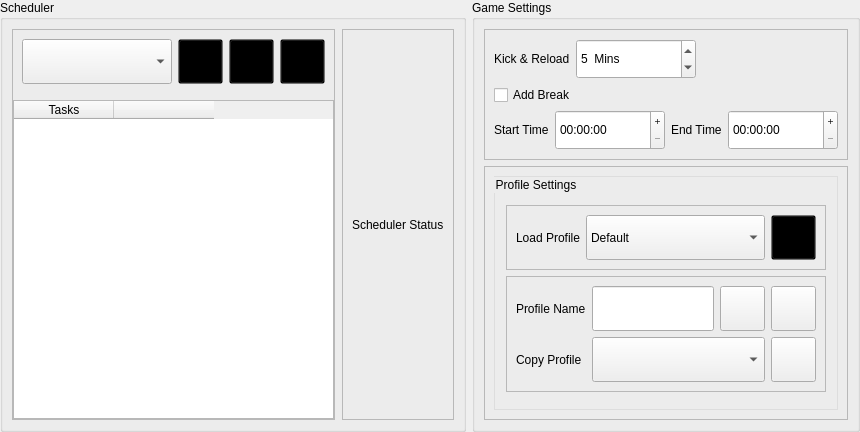
              <widget class="QFrame" name="frame_2">
               <property name="frameShape">
                <enum>QFrame::Shape::NoFrame</enum>
               </property>
               <property name="frameShadow">
                <enum>QFrame::Shadow::Raised</enum>
               </property>
               <layout class="QHBoxLayout" name="horizontalLayout_5" stretch="4,2">
                <property name="leftMargin">
                 <number>0</number>
                </property>
                <property name="topMargin">
                 <number>0</number>
                </property>
                <property name="rightMargin">
                 <number>0</number>
                </property>
                <property name="bottomMargin">
                 <number>0</number>
                </property>
                <item>
                 <widget class="QGroupBox" name="groupBox_3">
                  <property name="title">
                   <string>Scheduler</string>
                  </property>
                  <layout class="QHBoxLayout" name="horizontalLayout_4" stretch="3,3">
                   <property name="spacing">
                    <number>7</number>
                   </property>
                   <item>
                    <widget class="QFrame" name="frame_7">
                     <property name="frameShape">
                      <enum>QFrame::Shape::StyledPanel</enum>
                     </property>
                     <property name="frameShadow">
                      <enum>QFrame::Shadow::Raised</enum>
                     </property>
                     <layout class="QVBoxLayout" name="verticalLayout_8" stretch="1,5">
                      <property name="leftMargin">
                       <number>0</number>
                      </property>
                      <property name="topMargin">
                       <number>0</number>
                      </property>
                      <property name="rightMargin">
                       <number>0</number>
                      </property>
                      <property name="bottomMargin">
                       <number>0</number>
                      </property>
                      <item>
                       <widget class="QFrame" name="frame_9">
                        <property name="frameShape">
                         <enum>QFrame::Shape::NoFrame</enum>
                        </property>
                        <property name="frameShadow">
                         <enum>QFrame::Shadow::Raised</enum>
                        </property>
                        <layout class="QVBoxLayout" name="verticalLayout_9">
                         <property name="leftMargin">
                          <number>0</number>
                         </property>
                         <property name="topMargin">
                          <number>0</number>
                         </property>
                         <property name="rightMargin">
                          <number>0</number>
                         </property>
                         <property name="bottomMargin">
                          <number>0</number>
                         </property>
                         <item>
                          <widget class="QWidget" name="widget" native="true">
                           <layout class="QHBoxLayout" name="horizontalLayout_7">
                            <item>
                             <widget class="QComboBox" name="comboBox">
                              <property name="minimumSize">
                               <size>
                                <width>150</width>
                                <height>45</height>
                               </size>
                              </property>
                              <property name="maximumSize">
                               <size>
                                <width>16777215</width>
                                <height>45</height>
                               </size>
                              </property>
                              <property name="currentText">
                               <string/>
                              </property>
                              <property name="currentIndex">
                               <number>-1</number>
                              </property>
                              <property name="sizeAdjustPolicy">
                               <enum>QComboBox::SizeAdjustPolicy::AdjustToMinimumContentsLengthWithIcon</enum>
                              </property>
                              <property name="placeholderText">
                               <string>Select Preset</string>
                              </property>
                              <item>
                               <property name="text">
                                <string>Main Preset</string>
                               </property>
                              </item>
                              <item>
                               <property name="text">
                                <string>Alt Preset</string>
                               </property>
                              </item>
                             </widget>
                            </item>
                            <item>
                             <widget class="QPushButton" name="preset_save_btn_">
                              <property name="minimumSize">
                               <size>
                                <width>45</width>
                                <height>45</height>
                               </size>
                              </property>
                              <property name="maximumSize">
                               <size>
                                <width>45</width>
                                <height>45</height>
                               </size>
                              </property>
                              <property name="styleSheet">
                               <string notr="true">background:transparent;</string>
                              </property>
                              <property name="text">
                               <string/>
                              </property>
                              <property name="icon">
                               <iconset theme="QIcon::ThemeIcon::DocumentSave"/>
                              </property>
                             </widget>
                            </item>
                            <item>
                             <widget class="QPushButton" name="preset_delete_btn_">
                              <property name="minimumSize">
                               <size>
                                <width>45</width>
                                <height>45</height>
                               </size>
                              </property>
                              <property name="maximumSize">
                               <size>
                                <width>45</width>
                                <height>45</height>
                               </size>
                              </property>
                              <property name="styleSheet">
                               <string notr="true">background:transparent;</string>
                              </property>
                              <property name="text">
                               <string/>
                              </property>
                              <property name="icon">
                               <iconset theme="QIcon::ThemeIcon::EditDelete"/>
                              </property>
                             </widget>
                            </item>
                            <item>
                             <widget class="QPushButton" name="preset_add_btn_">
                              <property name="minimumSize">
                               <size>
                                <width>45</width>
                                <height>45</height>
                               </size>
                              </property>
                              <property name="maximumSize">
                               <size>
                                <width>45</width>
                                <height>45</height>
                               </size>
                              </property>
                              <property name="styleSheet">
                               <string notr="true">background:transparent;</string>
                              </property>
                              <property name="text">
                               <string/>
                              </property>
                              <property name="icon">
                               <iconset theme="QIcon::ThemeIcon::ListAdd"/>
                              </property>
                             </widget>
                            </item>
                           </layout>
                          </widget>
                         </item>
                        </layout>
                       </widget>
                      </item>
                      <item>
                       <widget class="QFrame" name="frame_5">
                        <property name="frameShape">
                         <enum>QFrame::Shape::NoFrame</enum>
                        </property>
                        <property name="frameShadow">
                         <enum>QFrame::Shadow::Raised</enum>
                        </property>
                        <layout class="QHBoxLayout" name="horizontalLayout_2">
                         <property name="leftMargin">
                          <number>0</number>
                         </property>
                         <property name="topMargin">
                          <number>0</number>
                         </property>
                         <property name="rightMargin">
                          <number>0</number>
                         </property>
                         <property name="bottomMargin">
                          <number>0</number>
                         </property>
                         <item>
                          <widget class="QTableWidget" name="scheduler_table_">
                           <property name="sizePolicy">
                            <sizepolicy hsizetype="Expanding" vsizetype="Expanding">
                             <horstretch>0</horstretch>
                             <verstretch>0</verstretch>
                            </sizepolicy>
                           </property>
                           <property name="mouseTracking">
                            <bool>false</bool>
                           </property>
                           <property name="contextMenuPolicy">
                            <enum>Qt::ContextMenuPolicy::DefaultContextMenu</enum>
                           </property>
                           <property name="acceptDrops">
                            <bool>true</bool>
                           </property>
                           <property name="sizeAdjustPolicy">
                            <enum>QAbstractScrollArea::SizeAdjustPolicy::AdjustToContents</enum>
                           </property>
                           <property name="editTriggers">
                            <set>QAbstractItemView::EditTrigger::NoEditTriggers</set>
                           </property>
                           <property name="dragEnabled">
                            <bool>true</bool>
                           </property>
                           <property name="defaultDropAction">
                            <enum>Qt::DropAction::IgnoreAction</enum>
                           </property>
                           <property name="selectionMode">
                            <enum>QAbstractItemView::SelectionMode::SingleSelection</enum>
                           </property>
                           <property name="selectionBehavior">
                            <enum>QAbstractItemView::SelectionBehavior::SelectRows</enum>
                           </property>
                           <property name="showGrid">
                            <bool>true</bool>
                           </property>
                           <property name="gridStyle">
                            <enum>Qt::PenStyle::SolidLine</enum>
                           </property>
                           <attribute name="horizontalHeaderStretchLastSection">
                            <bool>false</bool>
                           </attribute>
                           <column>
                            <property name="text">
                             <string>Tasks</string>
                            </property>
                           </column>
                           <column>
                            <property name="text">
                             <string/>
                            </property>
                           </column>
                          </widget>
                         </item>
                        </layout>
                       </widget>
                      </item>
                     </layout>
                    </widget>
                   </item>
                   <item>
                    <widget class="QFrame" name="frame">
                     <property name="frameShape">
                      <enum>QFrame::Shape::StyledPanel</enum>
                     </property>
                     <property name="frameShadow">
                      <enum>QFrame::Shadow::Raised</enum>
                     </property>
                     <layout class="QVBoxLayout" name="verticalLayout_5">
                      <item alignment="Qt::AlignmentFlag::AlignHCenter">
                       <widget class="QLabel" name="label">
                        <property name="text">
                         <string>Scheduler Status</string>
                        </property>
                       </widget>
                      </item>
                     </layout>
                    </widget>
                   </item>
                  </layout>
                 </widget>
                </item>
                <item>
                 <widget class="QGroupBox" name="groupBox_4">
                  <property name="title">
                   <string>Game Settings</string>
                  </property>
                  <layout class="QVBoxLayout" name="verticalLayout_6" stretch="2,6">
                   <item>
                    <widget class="QFrame" name="frame_8">
                     <property name="maximumSize">
                      <size>
                       <width>16777215</width>
                       <height>16777215</height>
                      </size>
                     </property>
                     <property name="frameShape">
                      <enum>QFrame::Shape::StyledPanel</enum>
                     </property>
                     <property name="frameShadow">
                      <enum>QFrame::Shadow::Raised</enum>
                     </property>
                     <layout class="QVBoxLayout" name="verticalLayout_11">
                      <item alignment="Qt::AlignmentFlag::AlignLeft">
                       <widget class="QFrame" name="frame_15">
                        <property name="frameShape">
                         <enum>QFrame::Shape::NoFrame</enum>
                        </property>
                        <property name="frameShadow">
                         <enum>QFrame::Shadow::Raised</enum>
                        </property>
                        <layout class="QHBoxLayout" name="horizontalLayout">
                         <property name="leftMargin">
                          <number>0</number>
                         </property>
                         <property name="topMargin">
                          <number>0</number>
                         </property>
                         <property name="rightMargin">
                          <number>0</number>
                         </property>
                         <property name="bottomMargin">
                          <number>0</number>
                         </property>
                         <item>
                          <widget class="QLabel" name="label_5">
                           <property name="text">
                            <string>Kick &amp; Reload</string>
                           </property>
                          </widget>
                         </item>
                         <item>
                          <widget class="QSpinBox" name="spinBox">
                           <property name="minimumSize">
                            <size>
                             <width>120</width>
                             <height>40</height>
                            </size>
                           </property>
                           <property name="suffix">
                            <string>  Mins</string>
                           </property>
                           <property name="value">
                            <number>5</number>
                           </property>
                          </widget>
                         </item>
                        </layout>
                       </widget>
                      </item>
                      <item>
                       <widget class="QFrame" name="frame_12">
                        <property name="frameShape">
                         <enum>QFrame::Shape::NoFrame</enum>
                        </property>
                        <property name="frameShadow">
                         <enum>QFrame::Shadow::Raised</enum>
                        </property>
                        <layout class="QVBoxLayout" name="verticalLayout_10">
                         <property name="spacing">
                          <number>0</number>
                         </property>
                         <property name="leftMargin">
                          <number>0</number>
                         </property>
                         <property name="topMargin">
                          <number>0</number>
                         </property>
                         <property name="rightMargin">
                          <number>0</number>
                         </property>
                         <property name="bottomMargin">
                          <number>0</number>
                         </property>
                         <item>
                          <widget class="QFrame" name="frame_13">
                           <property name="frameShape">
                            <enum>QFrame::Shape::NoFrame</enum>
                           </property>
                           <property name="frameShadow">
                            <enum>QFrame::Shadow::Raised</enum>
                           </property>
                           <layout class="QHBoxLayout" name="horizontalLayout_11">
                            <property name="leftMargin">
                             <number>0</number>
                            </property>
                            <property name="topMargin">
                             <number>0</number>
                            </property>
                            <property name="rightMargin">
                             <number>0</number>
                            </property>
                            <property name="bottomMargin">
                             <number>0</number>
                            </property>
                            <item>
                             <widget class="QCheckBox" name="checkBox">
                              <property name="text">
                               <string>Add Break</string>
                              </property>
                             </widget>
                            </item>
                           </layout>
                          </widget>
                         </item>
                         <item>
                          <widget class="QFrame" name="frame_14">
                           <property name="frameShape">
                            <enum>QFrame::Shape::NoFrame</enum>
                           </property>
                           <property name="frameShadow">
                            <enum>QFrame::Shadow::Raised</enum>
                           </property>
                           <layout class="QGridLayout" name="gridLayout_2">
                            <property name="leftMargin">
                             <number>0</number>
                            </property>
                            <property name="topMargin">
                             <number>5</number>
                            </property>
                            <property name="rightMargin">
                             <number>0</number>
                            </property>
                            <property name="bottomMargin">
                             <number>0</number>
                            </property>
                            <item row="1" column="3">
                             <widget class="QTimeEdit" name="timeEdit">
                              <property name="minimumSize">
                               <size>
                                <width>110</width>
                                <height>40</height>
                               </size>
                              </property>
                              <property name="buttonSymbols">
                               <enum>QAbstractSpinBox::ButtonSymbols::PlusMinus</enum>
                              </property>
                             </widget>
                            </item>
                            <item row="1" column="1">
                             <widget class="QTimeEdit" name="timeEdit_2">
                              <property name="minimumSize">
                               <size>
                                <width>110</width>
                                <height>40</height>
                               </size>
                              </property>
                              <property name="buttonSymbols">
                               <enum>QAbstractSpinBox::ButtonSymbols::PlusMinus</enum>
                              </property>
                             </widget>
                            </item>
                            <item row="1" column="0">
                             <widget class="QLabel" name="label_3">
                              <property name="text">
                               <string>Start Time</string>
                              </property>
                             </widget>
                            </item>
                            <item row="1" column="2">
                             <widget class="QLabel" name="label_4">
                              <property name="text">
                               <string>End Time</string>
                              </property>
                             </widget>
                            </item>
                           </layout>
                          </widget>
                         </item>
                        </layout>
                       </widget>
                      </item>
                     </layout>
                    </widget>
                   </item>
                   <item>
                    <widget class="QFrame" name="frame_6">
                     <property name="frameShape">
                      <enum>QFrame::Shape::StyledPanel</enum>
                     </property>
                     <property name="frameShadow">
                      <enum>QFrame::Shadow::Raised</enum>
                     </property>
                     <layout class="QVBoxLayout" name="verticalLayout_7" stretch="7">
                      <item>
                       <widget class="QFrame" name="frame_17">
                        <property name="frameShape">
                         <enum>QFrame::Shape::NoFrame</enum>
                        </property>
                        <property name="frameShadow">
                         <enum>QFrame::Shadow::Raised</enum>
                        </property>
                        <layout class="QHBoxLayout" name="horizontalLayout_13">
                         <property name="leftMargin">
                          <number>0</number>
                         </property>
                         <property name="topMargin">
                          <number>0</number>
                         </property>
                         <property name="rightMargin">
                          <number>0</number>
                         </property>
                         <property name="bottomMargin">
                          <number>0</number>
                         </property>
                         <item>
                          <widget class="QGroupBox" name="profile_settings">
                           <property name="styleSheet">
                            <string notr="true">#profile_settings{
/*border: 1px solid  rgb(29, 33, 38); */
border: 1px solid #dddddd;
}</string>
                           </property>
                           <property name="title">
                            <string>Profile Settings</string>
                           </property>
                           <layout class="QVBoxLayout" name="verticalLayout_12" stretch="1,5,0">
                            <item>
                             <widget class="QFrame" name="frame_18">
                              <property name="frameShape">
                               <enum>QFrame::Shape::StyledPanel</enum>
                              </property>
                              <property name="frameShadow">
                               <enum>QFrame::Shadow::Raised</enum>
                              </property>
                              <layout class="QHBoxLayout" name="horizontalLayout_14" stretch="1,3,1">
                               <item>
                                <widget class="QLabel" name="label_6">
                                 <property name="text">
                                  <string>Load Profile</string>
                                 </property>
                                </widget>
                               </item>
                               <item>
                                <widget class="QComboBox" name="comboBox_3">
                                 <property name="minimumSize">
                                  <size>
                                   <width>0</width>
                                   <height>45</height>
                                  </size>
                                 </property>
                                 <item>
                                  <property name="text">
                                   <string>Default</string>
                                  </property>
                                 </item>
                                 <item>
                                  <property name="text">
                                   <string>Alt</string>
                                  </property>
                                 </item>
                                </widget>
                               </item>
                               <item>
                                <widget class="QPushButton" name="pushButton_6">
                                 <property name="maximumSize">
                                  <size>
                                   <width>45</width>
                                   <height>45</height>
                                  </size>
                                 </property>
                                 <property name="styleSheet">
                                  <string notr="true">background:transparent;</string>
                                 </property>
                                 <property name="text">
                                  <string/>
                                 </property>
                                 <property name="icon">
                                  <iconset theme="QIcon::ThemeIcon::ListAdd"/>
                                 </property>
                                </widget>
                               </item>
                              </layout>
                             </widget>
                            </item>
                            <item>
                             <widget class="QFrame" name="frame_19">
                              <property name="frameShape">
                               <enum>QFrame::Shape::StyledPanel</enum>
                              </property>
                              <property name="frameShadow">
                               <enum>QFrame::Shadow::Raised</enum>
                              </property>
                              <layout class="QGridLayout" name="gridLayout_3">
                               <item row="3" column="0">
                                <widget class="QLabel" name="label_8">
                                 <property name="text">
                                  <string>Copy Profile</string>
                                 </property>
                                </widget>
                               </item>
                               <item row="0" column="3">
                                <widget class="QPushButton" name="pushButton_7">
                                 <property name="minimumSize">
                                  <size>
                                   <width>45</width>
                                   <height>45</height>
                                  </size>
                                 </property>
                                 <property name="maximumSize">
                                  <size>
                                   <width>45</width>
                                   <height>45</height>
                                  </size>
                                 </property>
                                 <property name="text">
                                  <string/>
                                 </property>
                                 <property name="icon">
                                  <iconset theme="QIcon::ThemeIcon::DocumentSaveAs"/>
                                 </property>
                                </widget>
                               </item>
                               <item row="0" column="0">
                                <widget class="QLabel" name="label_7">
                                 <property name="text">
                                  <string>Profile Name</string>
                                 </property>
                                </widget>
                               </item>
                               <item row="0" column="4">
                                <widget class="QPushButton" name="pushButton_9">
                                 <property name="minimumSize">
                                  <size>
                                   <width>45</width>
                                   <height>45</height>
                                  </size>
                                 </property>
                                 <property name="maximumSize">
                                  <size>
                                   <width>45</width>
                                   <height>45</height>
                                  </size>
                                 </property>
                                 <property name="text">
                                  <string/>
                                 </property>
                                 <property name="icon">
                                  <iconset theme="QIcon::ThemeIcon::EditDelete"/>
                                 </property>
                                </widget>
                               </item>
                               <item row="3" column="4">
                                <widget class="QPushButton" name="pushButton_8">
                                 <property name="minimumSize">
                                  <size>
                                   <width>45</width>
                                   <height>45</height>
                                  </size>
                                 </property>
                                 <property name="text">
                                  <string/>
                                 </property>
                                 <property name="icon">
                                  <iconset theme="QIcon::ThemeIcon::EditCopy"/>
                                 </property>
                                </widget>
                               </item>
                               <item row="3" column="1" colspan="3">
                                <widget class="QComboBox" name="comboBox_4">
                                 <property name="minimumSize">
                                  <size>
                                   <width>0</width>
                                   <height>45</height>
                                  </size>
                                 </property>
                                </widget>
                               </item>
                               <item row="0" column="1" colspan="2">
                                <widget class="QLineEdit" name="lineEdit_3">
                                 <property name="minimumSize">
                                  <size>
                                   <width>0</width>
                                   <height>45</height>
                                  </size>
                                 </property>
                                </widget>
                               </item>
                              </layout>
                             </widget>
                            </item>
                            <item>
                             <widget class="QFrame" name="frame_20">
                              <property name="frameShape">
                               <enum>QFrame::Shape::StyledPanel</enum>
                              </property>
                              <property name="frameShadow">
                               <enum>QFrame::Shadow::Raised</enum>
                              </property>
                             </widget>
                            </item>
                           </layout>
                          </widget>
                         </item>
                        </layout>
                       </widget>
                      </item>
                     </layout>
                    </widget>
                   </item>
                  </layout>
                 </widget>
                </item>
               </layout>
              </widget>
